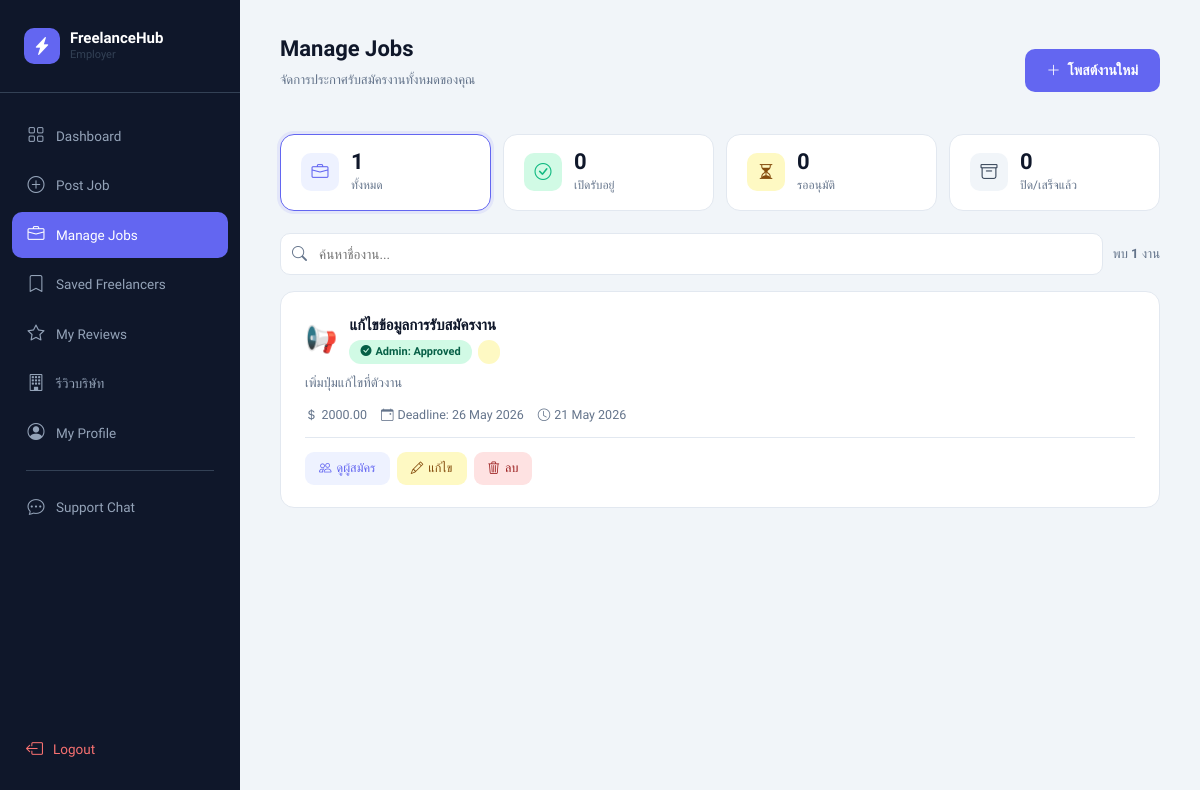
The app's page /employer_manage_jobs.php (signed in), older data.
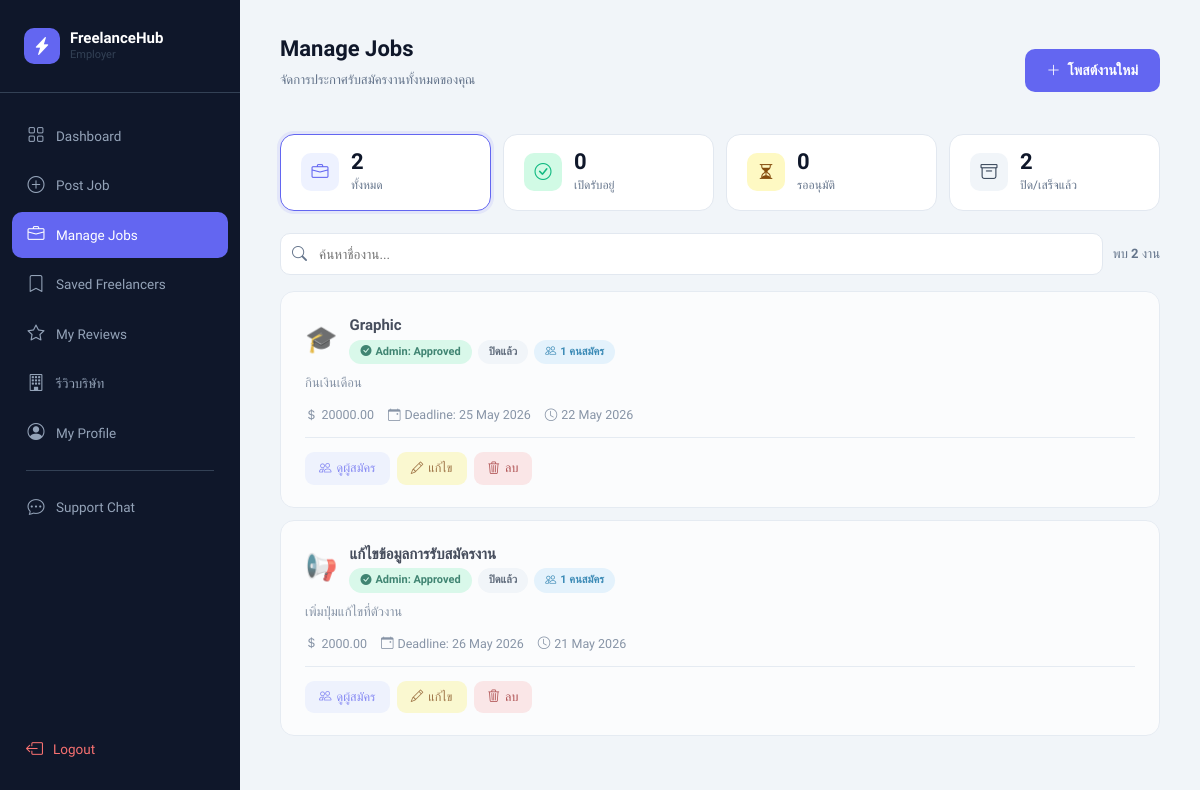
The same page, newer data.
### tables this page shows
CREATE TABLE `job` (
  `job_id` int(11) NOT NULL,
  `employer_id` int(11) NOT NULL,
  `title` varchar(255) NOT NULL,
  `description` text NOT NULL,
  `location` varchar(255) NOT NULL,
  `salary` decimal(10,2) DEFAULT 0.00,
  `latitude` double DEFAULT NULL,
  `longitude` double DEFAULT NULL,
  `deadline` datetime DEFAULT NULL,
  `status` enum('open','in_progress','completed','closed') DEFAULT 'open',
  `admin_status` enum('pending','approved','rejected') DEFAULT 'pending',
  `created_at` timestamp NOT NULL DEFAULT current_timestamp(),
  `category` varchar(100) DEFAULT NULL,
  `updated_at` timestamp NULL DEFAULT NULL
);

### employer_manage_jobs.php (the view, shortened to what the changed rows need)
<?php
include "config.php";
$employer_id = $_SESSION['user_id'];
mysqli_query($conn,"
    UPDATE job
    SET status='closed'
    WHERE employer_id='$employer_id'
    AND deadline IS NOT NULL
    AND deadline != ''
    AND deadline < CURDATE()
    AND status != 'closed'
    AND status != 'completed'
");
$result = mysqli_query($conn,"
    SELECT j.*,
        (SELECT COUNT(*) FROM job_application WHERE job_id=j.job_id) AS total_apps,
        (SELECT COUNT(*) FROM job_application WHERE job_id=j.job_id AND status='pending') AS pending_apps
    FROM job j
    WHERE employer_id='$employer_id'
    ORDER BY job_id DESC
");
$rows        = [];
$cnt_all     = 0;
$cnt_open    = 0;
$cnt_closed  = 0;
$cnt_pending = 0;
while($r = mysqli_fetch_assoc($result)){
    $rows[] = $r;
    $cnt_all++;
    if($r['status']==='approved')  $cnt_open++;
    elseif($r['status']==='closed' || $r['status']==='completed') $cnt_closed++;
    elseif($r['admin_status']==='pending') $cnt_pending++;
}
?>
<!DOCTYPE html>
<html lang="th">
<head>
<link href="https://cdn.jsdelivr.net/npm/bootstrap@5.3.0/dist/css/bootstrap.min.css" rel="stylesheet">
<link href="https://cdn.jsdelivr.net/npm/bootstrap-icons@1.11.0/font/bootstrap-icons.css" rel="stylesheet">
</head>
<body>
<main class="main">
  <div class="topbar">
    <div>
      <h2>Manage Jobs</h2>
    </div>
  </div>
  <div class="stat-row">
    <div class="stat-mini active-f" data-f="" onclick="setFilter(this,'')">
      <div><div class="sm-val"><?php echo $cnt_all; ?></div><div class="sm-lbl">ทั้งหมด</div></div>
    </div>
    <div class="stat-mini" data-f="closed" onclick="setFilter(this,'closed')">
      <div><div class="sm-val"><?php echo $cnt_closed; ?></div><div class="sm-lbl">ปิด/เสร็จแล้ว</div></div>
    </div>
  </div>
  <div class="toolbar">
    <span class="result-info">พบ <strong id="result-count"><?php echo $cnt_all; ?></strong> งาน</span>
  </div>
  <?php if(empty($rows)): ?>
  <div class="empty-state">
    <i class="bi bi-briefcase"></i>
    <p>ยังไม่มีงานที่โพสต์<br><a href="post_job.php" style="color:var(--accent);">โพสต์งานแรกของคุณเลย →</a></p>
  </div>
  <?php else: ?>
  <?php
  $icons = ['💼','🖥️','📐','📊','🚀','🎨','⚙️','📱','✍️','📢','🎓','💰'];
  foreach($rows as $row):
    $icon       = $icons[crc32($row['title']) % count($icons)];
    $adm        = $row['admin_status'];
    $sts        = $row['status'];
    $total_apps = $row['total_apps'];
    $pend_apps  = $row['pending_apps'];
    $ap = match($adm){ 'approved'=>'p-approved','rejected'=>'p-rejected', default=>'p-pending' };
    $ai = match($adm){ 'approved'=>'bi-check-circle-fill','rejected'=>'bi-x-circle-fill', default=>'bi-hourglass-split' };
    $sp = match($sts){ 'approved'=>'p-approved','closed'=>'p-closed','completed'=>'p-completed','rejected'=>'p-rejected', default=>'p-pending' };
    $sl = match($sts){ 'approved'=>'เปิดรับ','closed'=>'ปิดแล้ว','completed'=>'เสร็จสิ้น','rejected'=>'Rejected', default=>ucfirst($sts) };
    $deadline_str = '';
    $is_expired   = false;
    if(!empty($row['deadline'])){
        $dl = strtotime($row['deadline']);
        $is_expired = ($dl < strtotime('today'));
        $deadline_str = date('d M Y', $dl);
    }
    $filter_key = ($sts==='closed'||$sts==='completed') ? 'closed' : $adm;
    $border_class = ($adm==='pending') ? 'pending-border' : (($sts==='closed'||$sts==='completed') ? 'closed-card' : '');
  ?>
  <div class="job-card <?php echo $border_class; ?>"
       data-filter="<?php echo $filter_key; ?>"
       data-title="<?php echo strtolower(htmlspecialchars($row['title'])); ?>">
    <div class="jc-top">
      <div style="display:flex;align-items:center;gap:12px;">
        <span style="font-size:26px;"><?php echo $icon; ?></span>
        <div>
          <div class="jc-title"><?php echo htmlspecialchars($row['title']); ?></div>
          <div class="badges">
            <span class="pill <?php echo $ap; ?>"><i class="bi <?php echo $ai; ?>"></i> Admin: <?php echo ucfirst($adm); ?></span>
            <span class="pill <?php echo $sp; ?>"><?php echo $sl; ?></span>
            <?php if($total_apps > 0): ?>
            <span class="pill p-apps"><i class="bi bi-people"></i> <?php echo $total_apps; ?> คนสมัคร<?php echo $pend_apps>0?" ($pend_apps รอ)":''; ?></span>
            <?php endif; ?>
          </div>
        </div>
      </div>
    </div>
    <p class="jc-desc"><?php echo htmlspecialchars($row['description']); ?></p>
    <div class="jc-meta">
      <?php if(!empty($row['salary'])): ?><span><i class="bi bi-currency-dollar"></i><?php echo htmlspecialchars($row['salary']); ?></span><?php endif; ?>
      <?php if($deadline_str): ?>
        <?php if($is_expired): ?>
          <span class="deadline-warn"><i class="bi bi-exclamation-triangle-fill"></i> Deadline ผ่านแล้ว (<?php echo $deadline_str; ?>)</span>
        <?php else: ?>
          <span><i class="bi bi-calendar-event"></i> Deadline: <?php echo $deadline_str; ?></span>
        <?php endif; ?>
      <?php endif; ?>
      <?php if(!empty($row['created_at'])): ?>
        <span><i class="bi bi-clock"></i><?php echo date('d M Y', strtotime($row['created_at'])); ?></span>
      <?php endif; ?>
    </div>
    <div class="jc-footer">
      <div class="act-wrap">
        <a href="view_applicants.php?job_id=<?php echo $row['job_id']; ?>" class="act-btn ab-view">
          <i class="bi bi-people"></i> ดูผู้สมัคร
        </a>
        <?php if($sts !== 'completed'): ?>
        <a href="edit_job.php?job_id=<?php echo $row['job_id']; ?>" class="act-btn ab-edit">
          <i class="bi bi-pencil"></i> แก้ไข
        </a>
        <?php endif; ?>
        <?php if($sts !== 'completed'): ?>
        <button class="act-btn ab-delete"
          onclick="confirmDelete(<?php echo $row['job_id']; ?>,'<?php echo htmlspecialchars($row['title'],ENT_QUOTES); ?>')">
          <i class="bi bi-trash3"></i> ลบ
        </button>
        <?php endif; ?>
      </div>
    </div>
  </div>
  <?php endforeach; ?>
  <?php endif; ?>
</main>
</body>
</html>

Row changes from the older to the newer data that the page shows:
added job: title "🎓", title "Graphic", admin_status "Approved", status "ปิดแล้ว", total_apps "1", description "กินเงินเดือน", salary "20000.00", deadline "25 May 2026", created_at "22 May 2026"
changed job "แก้ไขข้อมูลการรับสมัครงาน": status (not shown) → "ปิดแล้ว"; total_apps (not shown) → "1"
Text that changed along with them:
$cnt_all: "1" → "2"
$cnt_closed: "0" → "2"
